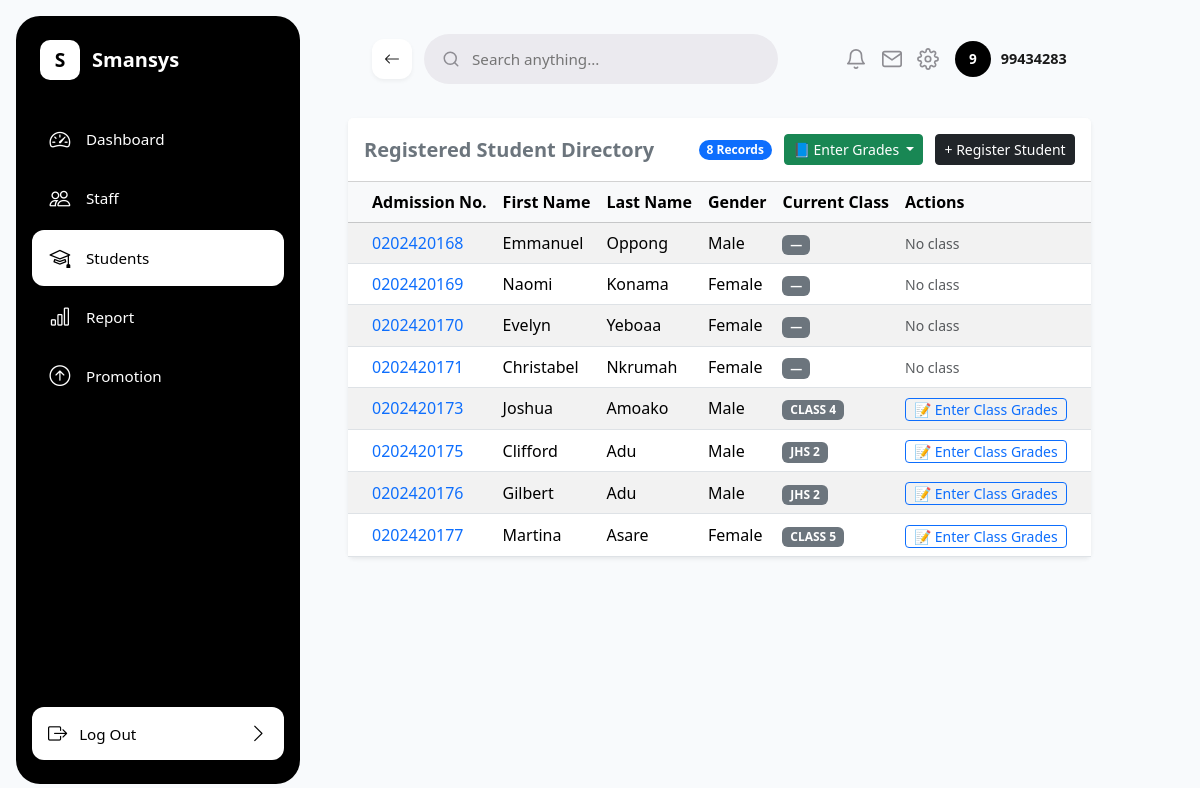
Page /students/ (signed in) on the committed database.
### sis/models.py (models this page shows, shortened)
class Student(models.Model):
    GENDER_CHOICES = [('Male', 'Male'), ('Female', 'Female')]
    STATUS_CHOICES = [('Day', 'Day'), ('Boarder', 'Boarder')]
    LIVING_WITH_CHOICES = [('Mother', 'Mother'), ('Father', 'Father'), ('Both', 'Both')]
    admission_number = models.CharField(max_length=50, unique=True)
    first_name = models.CharField(max_length=100)
    last_name = models.CharField(max_length=100)
    dob = models.DateField(verbose_name='Date of Birth')
    date_of_admission = models.DateField(default=date.today)
    gender = models.CharField(max_length=10, choices=GENDER_CHOICES)
    status = models.CharField(max_length=10, choices=STATUS_CHOICES)
    living_with = models.CharField(max_length=10, choices=LIVING_WITH_CHOICES, default='Both')
    previous_school_attended = models.CharField(max_length=255, default='N/A')
    profile_picture = models.ImageField(upload_to='students/profiles/', blank=True, null=True)
    father = models.ForeignKey(Parent, on_delete=models.SET_NULL, null=True, blank=True, related_name='father_of')
    mother = models.ForeignKey(Parent, on_delete=models.SET_NULL, null=True, blank=True, related_name='mother_of')
    @property
    def current_class(self):
        latest = self.enrollments.order_by('-date_enrolled').first()
        return latest.classroom if latest else None

class Enrollment(models.Model):
    student = models.ForeignKey('Student', on_delete=models.CASCADE, related_name='enrollments')
    classroom = models.ForeignKey('ClassRoom', on_delete=models.PROTECT, related_name='enrollments')
    term = models.CharField(max_length=20, default="Term 1")
    academic_year = models.CharField(max_length=20, default="2025/2026")
    date_enrolled = models.DateTimeField(auto_now_add=True)
    class Meta:
        unique_together = ('student', 'classroom', 'term', 'academic_year')

class ClassRoom(models.Model):
    class_name = models.CharField(max_length=50, unique=True)
    order = models.PositiveIntegerField(
        default=0,
        help_text="Used to sort classes hierarchically (e.g., Class 1 = 1, JHS 3 = 9)"
    )
    class Meta:
        ordering = ['order']
    def __str__(self):
        return self.class_name

### sis/views.py (the view)
# urls.py: path('students/', student_list_view, name='student_list'),
@login_required
def student_list_view(request):
    students = Student.objects.all()
    classrooms = ClassRoom.objects.all()
    return render(request, 'sis/student_list.html', {
        'students': students,
        'classrooms': classrooms,
    })

### sis/templates/sis/student_list.html (shortened to what this page needs)
{% extends 'sis/base.html' %}
{% block content %}
<div class="card shadow-sm border-0">
    <div class="card-header bg-white py-3 d-flex justify-content-between align-items-center">
        <h5 class="mb-0 fw-bold text-secondary">Registered Student Directory</h5>
        <div>
            <span class="badge bg-primary rounded-pill me-2">{{ students|length }} Records</span>
            <div class="dropdown d-inline-block">
                <button class="btn btn-sm btn-success dropdown-toggle me-2" type="button" id="enterGradesDropdown" data-bs-toggle="dropdown" aria-expanded="false">
                    📘 Enter Grades
                </button>
            </div>
            <a href="{% url 'student_registration' %}" class="btn btn-sm btn-dark">+ Register Student</a>
        </div>
    </div>
    <div class="card-body p-0">
        <div class="table-responsive">
            <table class="table table-hover table-striped mb-0 align-middle">
                <thead class="table-light">
                    <tr>
                        <th class="ps-4">Admission No.</th>
                        <th>First Name</th>
                        <th>Last Name</th>
                        <th>Gender</th>
                        <th>Current Class</th>
                        <th class="pe-4">Actions</th>
                    </tr>
                </thead>
                <tbody>
                    {% for student in students %}
                    <tr>
                        <td class="ps-4 fw-medium text-primary">{{ student.admission_number }}</td>
                        <td>{{ student.first_name }}</td>
                        <td>{{ student.last_name }}</td>
                        <td>{{ student.gender }}</td>
                        <td>
                            <span class="badge bg-secondary">{% if student.current_class %}{{ student.current_class }}{% else %}&mdash;{% endif %}</span>
                        </td>
                        <td class="pe-4">
                            {% if student.current_class %}
                            <a href="{% url 'bulk_grade_entry' class_id=student.current_class.id subject_id=1 %}" class="btn btn-sm btn-outline-primary py-0 px-2 text-decoration-none">
                                📝 Enter Class Grades
                            </a>
                            {% else %}
                            <span class="text-muted small">No class</span>
                            {% endif %}
                        </td>
                    </tr>
                    {% empty %}
                    <tr>
                        <td colspan="6" class="text-center py-4 text-muted">No students registered in the database yet.</td>
                    </tr>
                    {% endfor %}
                </tbody>
            </table>
        </div>
    </div>
</div>
{% endblock %}

### sis/templates/sis/base.html (shortened to what this page needs)
{% load static %}
<!DOCTYPE html>
<html lang="en">
<head>
    <link rel="stylesheet" href="{% static 'css/bootstrap.min.css' %}">
    <link rel="stylesheet" href="https://cdn.jsdelivr.net/npm/bootstrap-icons@1.11.3/font/bootstrap-icons.min.css">
</head>
<body>
{% if user.is_authenticated %}
<div style="display: flex; min-height: 100vh;">
    <aside class="sidebar">
        <div>
            <div class="brand">
                <div class="icon-box">S</div>
                <span>Smansys</span>
            </div>
            <nav class="nav-links">
                <a href="{% url 'dashboard' %}" class="{% if request.path == '/' or request.path == '/dashboard/' %}active{% endif %}">
                    <i class="bi bi-speedometer2"></i> Dashboard
                </a>
                <a href="{% url 'staff_list' %}" class="{% if request.path == '/staff/list/' %}active{% endif %}">
                    <i class="bi bi-people"></i> Staff
                </a>
                <a href="{% url 'student_list' %}" class="{% if request.path == '/students/' %}active{% endif %}">
                    <i class="bi bi-mortarboard"></i> Students
                </a>
                <a href="{% url 'class_report_card_short' class_id=1 %}" class="{% if '/class/' in request.path and '/report/' in request.path %}active{% endif %}">
                    <i class="bi bi-bar-chart"></i> Report
                </a>
                <a href="{% url 'class_enrollment_portal' %}" class="{% if request.path == '/enrollment/portal/' %}active{% endif %}">
                    <i class="bi bi-arrow-up-circle"></i> Promotion
                </a>
            </nav>
        </div>
        <div class="logout-wrap">
            <a href="{% url 'logout' %}">
                <span><i class="bi bi-box-arrow-right me-2"></i> Log Out</span>
                <i class="bi bi-chevron-right"></i>
            </a>
        </div>
    </aside>
    <div class="main-workspace-column">
        <header class="global-top-bar" style="height: 70px; display: flex; align-items: center; justify-content: space-between; width: 100%; padding: 0 24px; box-sizing: border-box; background-color: transparent; flex-wrap: nowrap; flex-shrink: 0;">
            <div class="header-left-controls">
                <button type="button" onclick="window.history.back();" class="back-btn" aria-label="Go back">
                    <i class="bi bi-arrow-left"></i>
                </button>
                <div class="header-search-field">
                    <svg width="18" height="18" viewBox="0 0 24 24" fill="none" stroke="#8E8D93" stroke-width="2" stroke-linecap="round" stroke-linejoin="round">
                        <circle cx="11" cy="11" r="8"/>
                        <path d="M21 21l-4.35-4.35"/>
                    </svg>
                    <input type="text" placeholder="Search anything..." style="flex: 1; border: none; outline: none; background: transparent; font-size: 0.95rem; color: #8E8D93; line-height: 1; min-width: 0;">
                </div>
            </div>
            <div class="header-right-utilities">
                <div class="utility-group">
                    <svg width="22" height="22" viewBox="0 0 24 24" fill="none" stroke="#8E8D93" stroke-width="1.8" stroke-linecap="round" stroke-linejoin="round" style="cursor: pointer;">
                        <path d="M18 8A6 6 0 0 0 6 8c0 7-3 9-3 9h18s-3-2-3-9"/>
                        <path d="M13.73 21a2 2 0 0 1-3.46 0"/>
                    </svg>
                    <svg width="22" height="22" viewBox="0 0 24 24" fill="none" stroke="#8E8D93" stroke-width="1.8" stroke-linecap="round" stroke-linejoin="round" style="cursor: pointer;">
                        <path d="M4 4h16c1.1 0 2 .9 2 2v12c0 1.1-.9 2-2 2H4c-1.1 0-2-.9-2-2V6c0-1.1.9-2 2-2z"/>
                        <polyline points="22,6 12,13 2,6"/>
                    </svg>
                </div>
                <div class="header-profile-pill">
                    <span style="width: 36px; height: 36px; display: flex; align-items: center; justify-content: center; border-radius: 50%; background-color: #000000; color: #ffffff; font-weight: 700; font-size: 0.85rem; line-height: 1;">
                        {{ request.user.username|first|upper }}
                    </span>
                    <span style="font-size: 0.9rem; font-weight: 600; color: #1A1A1A;">{{ request.user.username }}</span>
                </div>
            </div>
        </header>
        <main class="content-body">
{% endif %}
            {% block content %}
            {% endblock %}
{% if user.is_authenticated %}
        </main>
    </div>
</div>
{% endif %}
</body>
</html>

### sis/templates/sis/base.html (style rules this page uses)
html, body { height: 100%; margin: 0; padding: 0; background-color: #f8fafc; }
.sidebar { width: 284px; min-width: 284px; height: calc(100vh - 32px); margin: 16px; background-color: #000000; border-radius: 24px; display: flex; flex-direction: column; justify-content: space-between; padding: 24px 16px; position: fixed; left: 0; top: 0; }
.sidebar .brand { display: flex; align-items: center; gap: 12px; padding: 0 8px; margin-bottom: 32px; }
.sidebar .brand .icon-box { width: 40px; height: 40px; background: #ffffff; border-radius: 10px; display: flex; align-items: center; justify-content: center; font-weight: 800; font-size: 1.2rem; color: #000000; }
.sidebar .brand span { font-size: 1.25rem; font-weight: 700; color: #ffffff; }
.sidebar .nav-links { flex: 1; display: flex; flex-direction: column; gap: 4px; }
.sidebar .nav-links a { display: flex; align-items: center; gap: 14px; padding: 12px 16px; color: #ffffff; text-decoration: none; border-radius: 12px; font-size: 0.95rem; font-weight: 400; transition: all 0.2s ease-in-out; }
.sidebar .nav-links a.active { background: #ffffff; color: #000000; font-weight: 500; }
.sidebar .nav-links a i { font-size: 1.3rem; width: 24px; text-align: center; }
.sidebar .logout-wrap { padding-top: 16px; }
.sidebar .logout-wrap a { display: flex; align-items: center; justify-content: space-between; padding: 12px 16px; background: #ffffff; color: #000000; text-decoration: none; border-radius: 12px; font-weight: 500; font-size: 0.95rem; transition: opacity 0.15s; }
.sidebar .logout-wrap a i { font-size: 1.2rem; }
.main-workspace-column { margin-left: 316px; min-height: 100vh; padding: 24px 32px; background-color: #f8fafc; overflow-y: auto; display: flex; flex-direction: column; }
.global-top-bar { flex-shrink: 0; min-width: 0; }
.header-left-controls { display: flex; align-items: center; gap: 12px; width: 406px; flex-shrink: 0; min-width: 0; }
.header-search-field { flex: 1; height: 50px; display: flex; align-items: center; background-color: #EBEAEF; border-radius: 25px; padding: 0 18px; gap: 10px; min-width: 0; flex-shrink: 0; }
.header-right-utilities { display: flex; align-items: center; gap: 16px; margin-left: auto; flex-shrink: 0; }
.header-right-utilities .utility-group { display: flex; align-items: center; gap: 14px; flex-shrink: 0; }
.header-profile-pill { display: flex; align-items: center; gap: 10px; flex-shrink: 0; }
.back-btn { cursor: pointer; border: none; background: #FFFFFF; border-radius: 12px; width: 40px; height: 40px; display: flex; align-items: center; justify-content: center; box-shadow: 0px 2px 4px rgba(0,0,0,0.05); color: #1A1A1A; flex-shrink: 0; }
.content-body { margin-top: 24px; flex: 1 1 auto; min-width: 0; }

### rows in the picture
Student: admission_number "0202420168", first_name "Emmanuel", last_name "Oppong", gender "Male", shows "No class"
Student: admission_number "0202420169", first_name "Naomi", last_name "Konama", gender "Female", shows "No class"
Student: admission_number "0202420170", first_name "Evelyn", last_name "Yeboaa", gender "Female", shows "No class"
Student: admission_number "0202420171", first_name "Christabel", last_name "Nkrumah", gender "Female", shows "No class"
Student: admission_number "0202420173", first_name "Joshua", last_name "Amoako", gender "Male", current_class "CLASS 4", shows "📝 Enter Class Grades"
Student: admission_number "0202420175", first_name "Clifford", last_name "Adu", gender "Male", current_class "JHS 2", shows "📝 Enter Class Grades"
Student: admission_number "0202420176", first_name "Gilbert", last_name "Adu", gender "Male", current_class "JHS 2", shows "📝 Enter Class Grades"
Student: admission_number "0202420177", first_name "Martina", last_name "Asare", gender "Female", current_class "CLASS 5", shows "📝 Enter Class Grades"

### other values in the picture
{{ request.user.username|first|upper }} "9"
{{ request.user.username }} "99434283"
{{ students|length }} "8"
